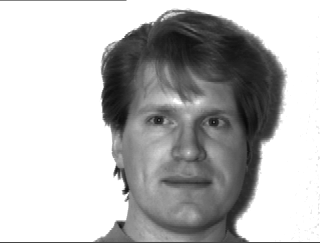
#> input picture 2.Facial Recognition - Eigenmaps, ISOMAP PCA/data/yalefaces/subject01-test.gif, 320 x 243 px, found by its file name
$ python HW2_TJ_Q1.py
#> lines starting #> are read from the running program, lines starting #| are printed output that depends on the picture

#%% Q1.1
import numpy as np
import math
import matplotlib.pyplot as plt
# import scipy.io as spio
import scipy.sparse.linalg as ll
# import sklearn.preprocessing as skpp
from skimage.transform import resize
from PIL import Image

#Importing Images Subject 1
im_t1 = Image.open("subject01-test.gif")
#> im_t1 is the input picture: PIL image 320x243 L; min 9, max 255, mean 184.5
im1 = Image.open("subject01.glasses.gif")
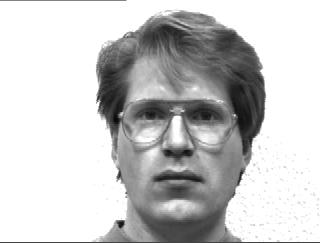
#> input picture 2.Facial Recognition - Eigenmaps, ISOMAP PCA/data/yalefaces/subject01.glasses.gif, 320 x 243 px, found by its file name
#> im1 is the input picture: PIL image 320x243 L; min 8, max 255, mean 200.7
im2 = Image.open("subject01.happy.gif")
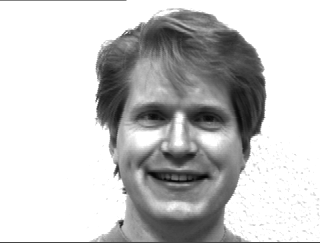
#> input picture 2.Facial Recognition - Eigenmaps, ISOMAP PCA/data/yalefaces/subject01.happy.gif, 320 x 243 px, found by its file name
#> im2 is the input picture: PIL image 320x243 L; min 3, max 255, mean 198.5
im3 = Image.open("subject01.leftlight.gif")
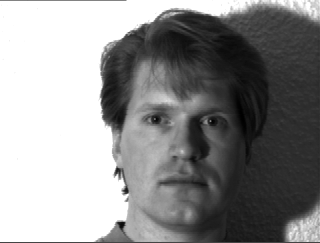
#> input picture 2.Facial Recognition - Eigenmaps, ISOMAP PCA/data/yalefaces/subject01.leftlight.gif, 320 x 243 px, found by its file name
#> im3 is the input picture: PIL image 320x243 L; min 0, max 255, mean 143.1
im4 = Image.open("subject01.noglasses.gif")
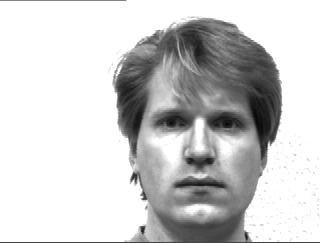
#> input picture 2.Facial Recognition - Eigenmaps, ISOMAP PCA/data/yalefaces/subject01.noglasses.gif, 320 x 243 px, found by its file name
#> im4 is the input picture: PIL image 320x243 L; min 6, max 255, mean 205
im5 = Image.open("subject01.normal.gif")
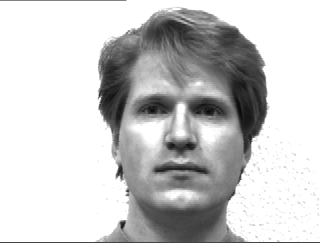
#> input picture 2.Facial Recognition - Eigenmaps, ISOMAP PCA/data/yalefaces/subject01.normal.gif, 320 x 243 px, found by its file name
#> im5 is the input picture: PIL image 320x243 L; min 10, max 255, mean 201.9
#> (the run stopped early here; a loop or call above may not have finished)
